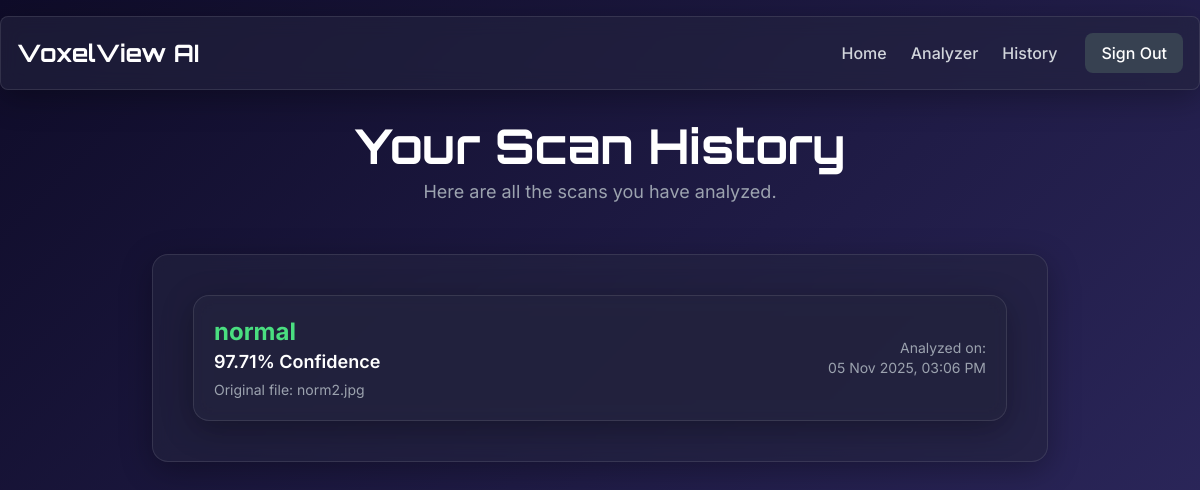
The app's page /history (signed in) with its own data.
### app.py (models this page shows)
class Scan(db.Model):
    id = db.Column(db.Integer, primary_key=True)
    filename = db.Column(db.String(100), nullable=False)
    prediction = db.Column(db.String(100), nullable=False)
    confidence = db.Column(db.Float, nullable=False)
    timestamp = db.Column(db.DateTime, nullable=False, default=datetime.now)
    user_id = db.Column(db.Integer, db.ForeignKey('user.id'), nullable=False)

### app.py (the view)
@app.route('/history')
@login_required
def history():
    scans = Scan.query.filter_by(user_id=current_user.id).order_by(Scan.timestamp.desc()).all()
    return render_template('history.html', title='Scan History', scans=scans)

### app.py (called while the page is built)
@login_manager.user_loader
def load_user(user_id):
    return User.query.get(int(user_id))

### templates/history.html (shortened to what this page needs)
{% extends "layout.html" %}
{% block content %}
<div class="page-content">
    <header class="text-center mb-12">
        <h1 class="text-5xl font-orbitron font-bold text-white">
            Your Scan History
        </h1>
        <p class="text-lg text-gray-400 mt-2">
            Here are all the scans you have analyzed.
        </p>
    </header>
    <div class="glass-card p-6 md:p-10 max-w-4xl mx-auto">
        <div class="space-y-6">
            {% if scans %}
                {% for scan in scans %}
                    <div class="glass-card p-5 flex flex-col sm:flex-row justify-between items-start sm:items-center gap-4">
                        <div class="flex-1">
                            {% set color_class = 'text-white' %}
                            {% if 'normal' in scan.prediction.lower() %}
                                {% set color_class = 'text-green-400' %}
                            {% elif 'benign' in scan.prediction.lower() %}
                                {% set color_class = 'text-yellow-400' %}
                            {% elif 'malignant' in scan.prediction.lower() or 'carcinoma' in scan.prediction.lower() or 'adeno' in scan.prediction.lower() %}
                                {% set color_class = 'text-red-400' %}
                            {% endif %}
                            <h3 class="text-2xl font-bold {{ color_class }}">
                                {{ scan.prediction }}
                            </h3>
                            <p class="text-lg font-semibold text-white">
                                {{ "%.2f"|format(scan.confidence) }}% Confidence
                            </p>
                            <p class="text-sm text-gray-400 mt-1">
                                Original file: {{ scan.filename }}
                            </p>
                        </div>
                        <div class="flex-shrink-0 text-gray-400 text-sm text-left sm:text-right">
                            <p>Analyzed on:</p>
                            <p>{{ scan.timestamp.strftime('%d %b %Y, %I:%M %p') }}</p>
                        </div>
                    </div>
                {% endfor %}
            {% endif %}
        </div>
    </div>
</div>
{% endblock %}

### templates/layout.html (style rules this page uses)
:root { --bg-dark: #0f0c29; --bg-mid: #302b63; --bg-light: #24243e; --accent-purple: #a855f7; --accent-pink: #f72585; --accent-blue: #4cc9f0; }
body { font-family: 'Inter', sans-serif; background: linear-gradient(135deg, var(--bg-dark), var(--bg-mid)); background-attachment: fixed; color: #e5e7eb; overflow-x: hidden; }
.font-orbitron { font-family: 'Orbitron', sans-serif; }
.glass-card { background: rgba(36, 36, 62, 0.6); backdrop-filter: blur(10px); border: 1px solid rgba(255, 255, 255, 0.1); border-radius: 1rem; box-shadow: 0 8px 32px 0 rgba(0, 0, 0, 0.3); transition: all 0.3s ease; }
.page-content { animation: fadeIn 0.6s ease-in-out; }

### records on screen
Scan: prediction "normal", confidence "97.71", filename "norm2.jpg", timestamp "05 Nov 2025, 03:06 PM"
